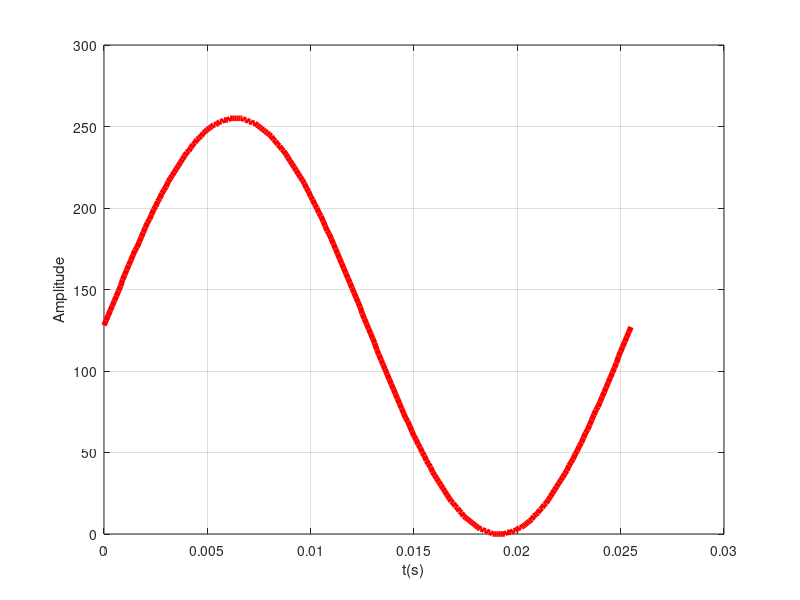

Reproduce this figure in MATLAB.
% Frequência de Amostragem
F_s = 10000;
T_s = 1/F_s;

% Número de pontos da LUT
N = 256; 

% Fase de 0 a 2*pi
fase = linspace(0, 2*pi-0.001, N); 

% Cria a senoide centrada em 127.5, variando de 0 a 255
senoide = 127.5 + 127.5 * sin(fase);

% Arredonda para valores inteiros
% senoide = uint8(senoide);
senoide  = round(senoide);

t = (0:N-1)*T_s;
% Agora você tem exatamente 256 valores de 0 a 255
figure()
plot(t, senoide,'color', 'red','linewidth',4 );
xlabel('t(s)');
ylabel('Amplitude');
grid on


fprintf('const uint8_t senoide_lut[256] PROGMEM = {\n');
for i = 1:N
    % Imprime o número
    fprintf('%d', senoide(i));
    
    % Imprime vírgula se não for o último elemento
    if i < N
        fprintf(', ');
    end
    
    % Quebra linha a cada 16 elementos para ficar organizado no código .c
    if mod(i, 16) == 0
        fprintf('\n');
    end
end
fprintf('\n};\n');
